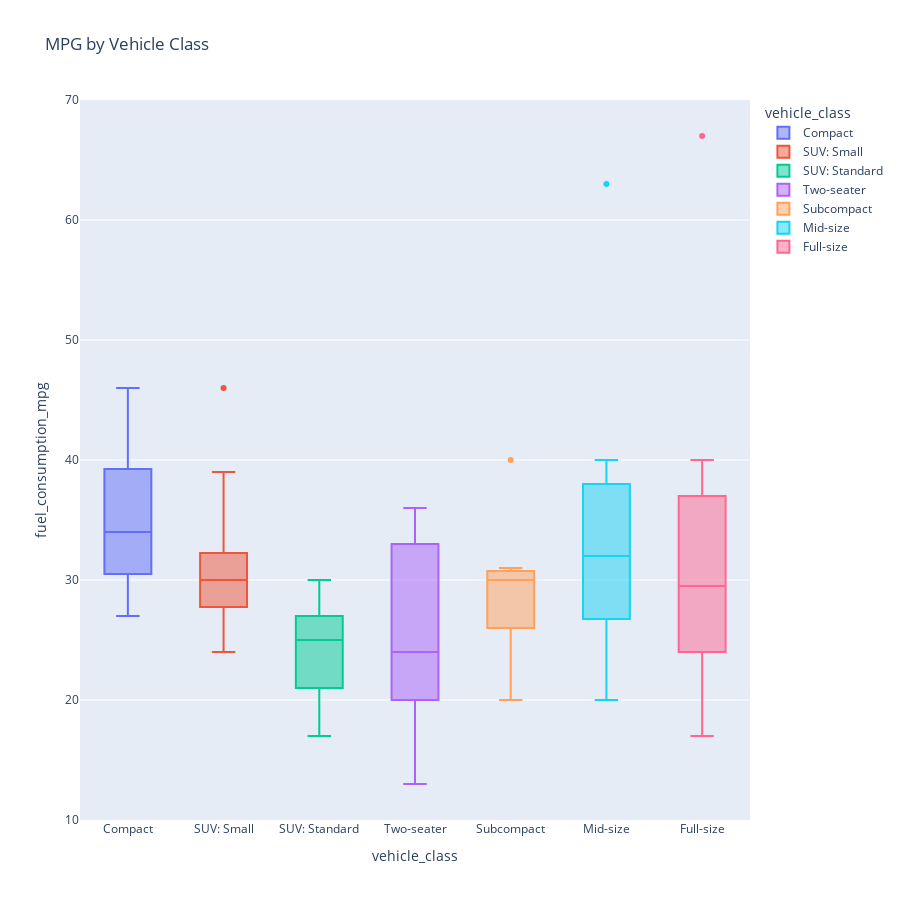

The code cell stored with this chart in its notebook:
### Markdown cell above
4. Graphically explore the differences in mileage of the cars with different body styles. If any of these relationships are statistically significant (as suggested by Tukey's HSD), examine the sample size and decide if they should be considered practically significant. <span style="color:red" float:right>[5 point]</span>

### Code cell
fig = pxp.box(classes_mpg,x='vehicle_class',y='fuel_consumption_mpg',color='vehicle_class',title="MPG by Vehicle Class")
fig.update_layout(height=900)
fig.show()

### Figure 1 — Plotly figure (JSON) as saved in the notebook; plotly's stock layout.template omitted (floating-point values rounded to 4 significant figures)
{"data": [{"alignmentgroup": "True", "hovertemplate": "vehicle_class=%{x}<br>fuel_consumption_mpg=%{y}<extra></extra>", "legendgroup": "Compact", "marker": {"color": "#636efa"}, "name": "Compact", "notched": false, "offsetgroup": "Compact", "orientation": "v", "showlegend": true, "type": "box", "x": ["Compact", "Compact", "Compact", "Compact", "Compact", "Compact", "Compact", "Compact", "Compact", "Compact", "Compact", "Compact", "Compact", "Compact", "Compact", "Compact", "Compact", "Compact", "Compact"], "x0": " ", "xaxis": "x", "y": [33.0, 29.0, 34.0, 29.0, 32.0, 28.0, 27.0, 42.0, 30.0, 37.0, 37.0, 33.0, 33.0, 46.0, 42.0, 34.0, 40.0, 42.0, 35.0], "y0": " ", "yaxis": "y"}, {"alignmentgroup": "True", "hovertemplate": "vehicle_class=%{x}<br>fuel_consumption_mpg=%{y}<extra></extra>", "legendgroup": "SUV: Small", "marker": {"color": "#EF553B"}, "name": "SUV: Small", "notched": false, "offsetgroup": "SUV: Small", "orientation": "v", "showlegend": true, "type": "box", "x": ["SUV: Small", "SUV: Small", "SUV: Small", "SUV: Small", "SUV: Small", "SUV: Small", "SUV: Small", "SUV: Small", "SUV: Small", "SUV: Small", "SUV: Small", "SUV: Small", "SUV: Small", "SUV: Small", "SUV: Small", "SUV: Small", "SUV: Small", "SUV: Small", "SUV: Small", "SUV: Small", "SUV: Small", "SUV: Small", "SUV: Small", "SUV: Small", "SUV: Small", "SUV: Small", "SUV: Small", "SUV: Small", "SUV: Small", "SUV: Small", "SUV: Small", "SUV: Small", "SUV: Small", "SUV: Small", "SUV: Small", "SUV: Small", "SUV: Small", "SUV: Small", "SUV: Small", "SUV: Small", "SUV: Small", "SUV: Small", "SUV: Small", "SUV: Small", "SUV: Small", "SUV: Small", "SUV: Small", "SUV: Small", "SUV: Small", "SUV: Small", "SUV: Small", "SUV: Small", "SUV: Small", "SUV: Small", "SUV: Small", "SUV: Small", "SUV: Small", "SUV: Small", "SUV: Small", "SUV: Small", "SUV: Small", "SUV: Small", "SUV: Small", "SUV: Small", "SUV: Small"], "x0": " ", "xaxis": "x", "y": [25.0, 29.0, 30.0, 31.0, 30.0, 25.0, 31.0, 32.0, 29.0, 29.0, 33.0, 32.0, 31.0, 29.0, 28.0, 30.0, 34.0, 36.0, 33.0, 31.0, 24.0, 28.0, 36.0, 33.0, 37.0, 25.0, 26.0, 38.0, 34.0, 29.0, 30.0, 27.0, 31.0, 30.0, 32.0, 27.0, 37.0, 29.0, 31.0, 25.0, 26.0, 29.0, 26.0, 30.0, 27.0, 31.0, 30.0, 27.0, 30.0, 32.0, 32.0, 27.0, 39.0, 26.0, 36.0, 34.0, 31.0, 27.0, 36.0, 46.0, 27.0, 37.0, 30.0, 30.0, 30.0], "y0": " ", "yaxis": "y"}, {"alignmentgroup": "True", "hovertemplate": "vehicle_class=%{x}<br>fuel_consumption_mpg=%{y}<extra></extra>", "legendgroup": "SUV: Standard", "marker": {"color": "#00cc96"}, "name": "SUV: Standard", "notched": false, "offsetgroup": "SUV: Standard", "orientation": "v", "showlegend": true, "type": "box", "x": ["SUV: Standard", "SUV: Standard", "SUV: Standard", "SUV: Standard", "SUV: Standard", "SUV: Standard", "SUV: Standard", "SUV: Standard", "SUV: Standard", "SUV: Standard", "SUV: Standard", "SUV: Standard", "SUV: Standard", "SUV: Standard", "SUV: Standard", "SUV: Standard", "SUV: Standard", "SUV: Standard", "SUV: Standard", "SUV: Standard", "SUV: Standard", "SUV: Standard", "SUV: Standard", "SUV: Standard", "SUV: Standard", "SUV: Standard", "SUV: Standard", "SUV: Standard", "SUV: Standard", "SUV: Standard", "SUV: Standard", "SUV: Standard", "SUV: Standard", "SUV: Standard", "SUV: Standard", "SUV: Standard", "SUV: Standard"], "x0": " ", "xaxis": "x", "y": [19.0, 26.0, 24.0, 21.0, 27.0, 27.0, 25.0, 25.0, 27.0, 28.0, 29.0, 25.0, 25.0, 22.0, 27.0, 27.0, 30.0, 28.0, 25.0, 26.0, 19.0, 26.0, 20.0, 17.0, 23.0, 25.0, 24.0, 24.0, 21.0, 21.0, 26.0, 18.0, 23.0, 27.0, 20.0, 17.0, 28.0], "y0": " ", "yaxis": "y"}, {"alignmentgroup": "True", "hovertemplate": "vehicle_class=%{x}<br>fuel_consumption_mpg=%{y}<extra></extra>", "legendgroup": "Two-seater", "marker": {"color": "#ab63fa"}, "name": "Two-seater", "notched": false, "offsetgroup": "Two-seater", "orientation": "v", "showlegend": true, "type": "box", "x": ["Two-seater", "Two-seater", "Two-seater", "Two-seater", "Two-seater", "Two-seater", "Two-seater", "Two-seater", "Two-seater", "Two-seater"], "x0": " ", "xaxis": "x", "y": [25.0, 20.0, 33.0, 22.0, 23.0, 13.0, 18.0, 36.0, 28.0, 34.0], "y0": " ", "yaxis": "y"}, {"alignmentgroup": "True", "hovertemplate": "vehicle_class=%{x}<br>fuel_consumption_mpg=%{y}<extra></extra>", "legendgroup": "Subcompact", "marker": {"color": "#FFA15A"}, "name": "Subcompact", "notched": false, "offsetgroup": "Subcompact", "orientation": "v", "showlegend": true, "type": "box", "x": ["Subcompact", "Subcompact", "Subcompact", "Subcompact", "Subcompact", "Subcompact", "Subcompact", "Subcompact", "Subcompact", "Subcompact", "Subcompact"], "x0": " ", "xaxis": "x", "y": [31.0, 28.0, 30.0, 31.0, 20.0, 30.0, 40.0, 30.0, 26.0, 22.0, 26.0], "y0": " ", "yaxis": "y"}, {"alignmentgroup": "True", "hovertemplate": "vehicle_class=%{x}<br>fuel_consumption_mpg=%{y}<extra></extra>", "legendgroup": "Mid-size", "marker": {"color": "#19d3f3"}, "name": "Mid-size", "notched": false, "offsetgroup": "Mid-size", "orientation": "v", "showlegend": true, "type": "box", "x": ["Mid-size", "Mid-size", "Mid-size", "Mid-size", "Mid-size", "Mid-size", "Mid-size", "Mid-size", "Mid-size", "Mid-size", "Mid-size", "Mid-size", "Mid-size", "Mid-size", "Mid-size", "Mid-size", "Mid-size", "Mid-size", "Mid-size", "Mid-size", "Mid-size", "Mid-size", "Mid-size", "Mid-size", "Mid-size"], "x0": " ", "xaxis": "x", "y": [32.0, 29.0, 21.0, 20.0, 32.0, 38.0, 27.0, 37.0, 38.0, 26.0, 36.0, 24.0, 25.0, 39.0, 24.0, 29.0, 36.0, 39.0, 29.0, 40.0, 38.0, 38.0, 63.0, 34.0, 31.0], "y0": " ", "yaxis": "y"}, {"alignmentgroup": "True", "hovertemplate": "vehicle_class=%{x}<br>fuel_consumption_mpg=%{y}<extra></extra>", "legendgroup": "Full-size", "marker": {"color": "#FF6692"}, "name": "Full-size", "notched": false, "offsetgroup": "Full-size", "orientation": "v", "showlegend": true, "type": "box", "x": ["Full-size", "Full-size", "Full-size", "Full-size", "Full-size", "Full-size", "Full-size", "Full-size", "Full-size", "Full-size", "Full-size", "Full-size", "Full-size", "Full-size"], "x0": " ", "xaxis": "x", "y": [27.0, 27.0, 30.0, 22.0, 39.0, 40.0, 67.0, 37.0, 32.0, 23.0, 29.0, 24.0, 17.0, 32.0], "y0": " ", "yaxis": "y"}], "layout": {"boxmode": "overlay", "height": 900, "legend": {"title": {"text": "vehicle_class"}, "tracegroupgap": 0}, "title": {"text": "MPG by Vehicle Class"}, "xaxis": {"anchor": "y", "categoryarray": ["Compact", "SUV: Small", "SUV: Standard", "Two-seater", "Subcompact", "Mid-size", "Full-size"], "categoryorder": "array", "domain": [0, 1], "title": {"text": "vehicle_class"}}, "yaxis": {"anchor": "x", "domain": [0, 1], "title": {"text": "fuel_consumption_mpg"}}}}
